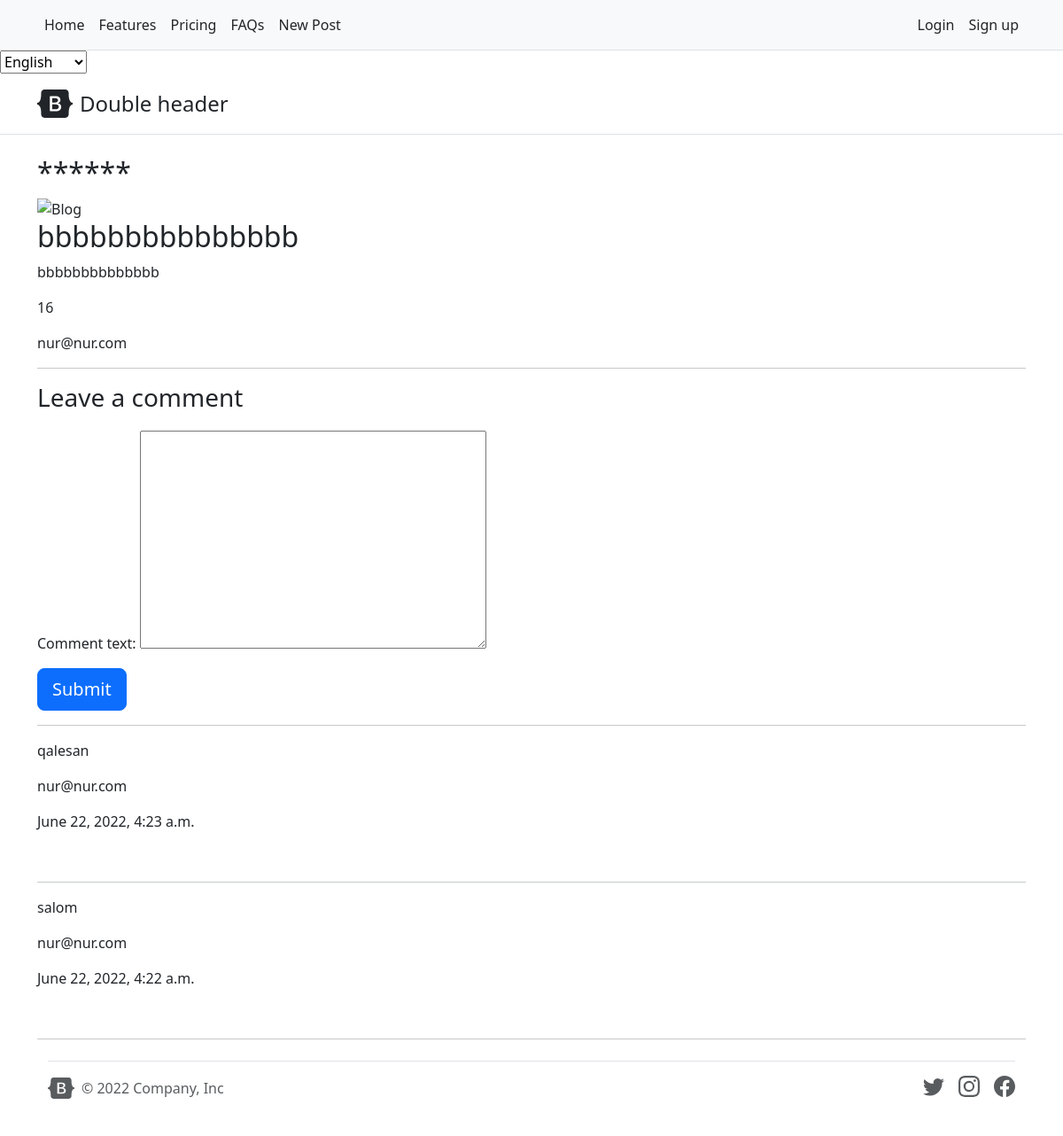
Screenshot of /detail/16 with the database file from the repository.
### blog/models.py (models this page shows, shortened)
class PagesModel(models.Model):
    title = models.CharField(max_length=150)
    body = models.TextField()
    author = models.ForeignKey(settings.AUTH_USER_MODEL, on_delete=models.CASCADE, blank=True, null= True)
    image = models.ImageField(upload_to=upload_location , null = True, blank = True)
    created_date = models.DateTimeField(auto_now=True)
    date_updated = models.DateTimeField(auto_now=True)
    class Meta:
        ordering = ('-created_date', )
    @property
    def imageURL(self):
        try:
            url = str(self.image.url)
        except:
            url = ''
        return url

class CommentModel(models.Model):
    author = models.ForeignKey(settings.AUTH_USER_MODEL, related_name='comment', on_delete=models.SET_NULL, null=True)
    blog = models.ForeignKey(PagesModel, related_name='comment', on_delete=models.CASCADE)
    comment_text = models.TextField()
    date_created = models.DateTimeField(auto_now_add=True)
    date_updated = models.DateTimeField(auto_now=True)
    class Meta:
        ordering = ('-date_created', )

### accounts/models.py (models this page shows, shortened)
class Account(AbstractBaseUser):
    email = models.EmailField(verbose_name='email', max_length=50, unique=True)
    phone_number = models.CharField(max_length=15, unique=True)
    f_name = models.CharField(max_length=50, blank=True, null=True)
    l_name = models.CharField(max_length=50, blank=True, null=True)
    sex = models.BooleanField(null=True, blank=True)
    date_birthday = models.DateTimeField(blank=True, null=True)
    is_admin = models.BooleanField(default=False)
    is_active = models.BooleanField(default=True)
    is_staff = models.BooleanField(default=False)
    is_superuser = models.BooleanField(default=False)
    USERNAME_FIELD = 'email'
    REQUIRED_FIELDS = ['phone_number']
    objects = MyAccountManage()
    class Meta:
        app_label = 'accounts'

### blog/views.py (the view)
# urls.py: path('detail/<int:pk>', detail_blog_view, name='detail'),
def detail_blog_view(request, pk):
    context = {}
    blog_post = get_object_or_404(PagesModel, pk = pk)
    user = request.user
    comments = CommentModel.objects.filter(blog_id = pk)
    context['blog_post'] = blog_post
    context['comments'] = comments
    if request.method == "POST":
        comment_form = CommentsForm(data=request.POST)
        if comment_form.is_valid():
            new_comment = comment_form.save(commit=False)
            new_comment.blog = blog_post
            new_comment.author = user
            new_comment.save()
            return redirect(f'{request.path}')
    else:
        comment_form = CommentsForm()
    context['comment_form'] = comment_form
    return render(request, 'detail.html', context)

### blog/forms.py
class CommentsForm(forms.ModelForm):
    class Meta:
        model = CommentModel
        fields = ['comment_text']

### blog/templates/detail.html (shortened to what this page needs)
{% extends "base.html" %}
{% load i18n %}
{% block content %}
<div class="content-wrapper">
    <div class="inner-container container">
        <div class="row">
            <div class="section-header col-md-12">
                <h2>******</h2>
            </div>
        </div>
        <div class="row">
            <div class=" col-md-12">
                <img src="{{blog_post.imageURL}}" alt="Blog" height="360px" width="240px" >
            </div>
            <div class="blog-info col-md-12">
                <div class="box-content">
                    <h2 class="blog-title">{{blog_post.title}}</h2>
                    <p>{{blog_post.body}}</p>
                    <p>{{blog_post.id}}</p>
                    <p>{{blog_post.author}}</p>
                </div>
    <hr class="featurette-divider">
    <div class="card-body">
        {% if new_comment %}
        <div class="alert alert-success" role="alert">
          Your comment is awaiting moderation
        </div>
        {% else %}
        <h3>Leave a comment</h3>
        <form method="post" style="margin-top: 1.3em;">
          {{ comment_form.as_p }}
          <button type="submit" class="btn btn-primary  btn-lg">Submit</button>
        </form>
        {% endif %}
    <hr class="featurette-divider">
      </div>
                {% for comment in comments %}
                <div>
                    <p>{{ comment.comment_text }}</p>
                    <p>{{ comment.author }}</p>
                    <p>{{ comment.date_created }}</p>
                    <br>
                </div>
    <hr class="featurette-divider">
            {% endfor %}
{% endblock content %}

### rows the page displays
PagesModel: title "bbbbbbbbbbbbbbb", body "bbbbbbbbbbbbbb", id "16", author "nur@nur.com"
CommentModel: comment_text "qalesan", author "nur@nur.com", date_created "June 22, 2022, 4:23 a.m."
CommentModel: comment_text "salom", author "nur@nur.com", date_created "June 22, 2022, 4:22 a.m."

### other values shown
form field language "English"
